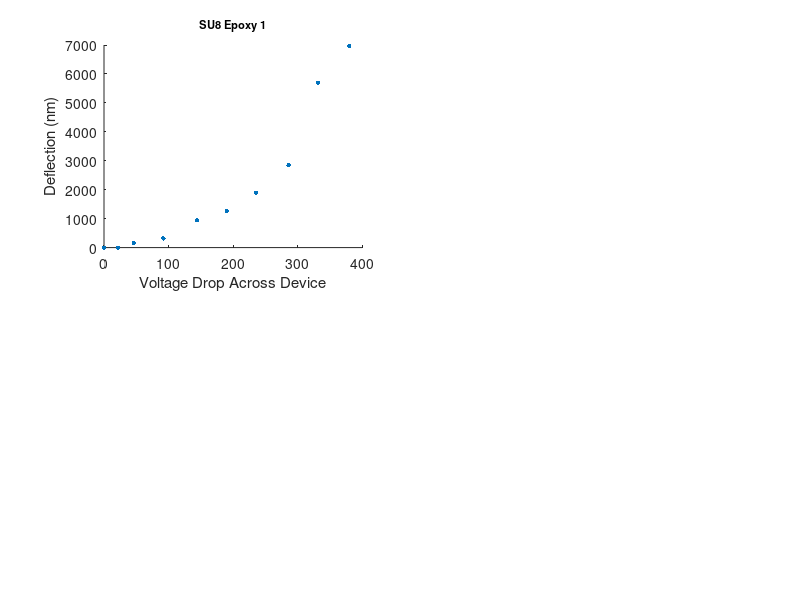

Reproduce this figure in MATLAB. (Note: this script raises an error after producing the figure.)
%WGP Research Voltage vs Deflection code Oliver Gough

%-----------------------------------------------------------------
%Formatting Data

%Voltage vs deflection measuremnts for first epoxy film
Epoxy_1_Voltages = [0 22 46 92 144 190 236 286 332 380];
Epoxy_1_NumOfFringes = [0 0 0.5 1 3 4 6 9 18 22];
Epoxy_1_Deflections = Epoxy_1_NumOfFringes.*(633/2);
Epoxy_1_VvsD = [Epoxy_1_Voltages ; Epoxy_1_Deflections];


%-----------------------------------------------------------------
%Code to further compare data


%-----------------------------------------------------------------
%Plot The Different deflections on seperate subplots

%Plot data for first epoxy film
figure(1);
subplot(2,2,1);
hold on
title('SU8 Epoxy 1','FontSize',8);
ylabel('Deflection (nm)');
xlabel('Voltage Drop Across Device');
scatter(Epoxy_1_VvsD(1,:),Epoxy_1_VvsD(2,:),10,"filled");
hold off

sgtitle('Voltage vs Deflection Of Deformable Membraines');

%-----------------------------------------------------------------
%Plots Data on one big plot

%figure(2);
